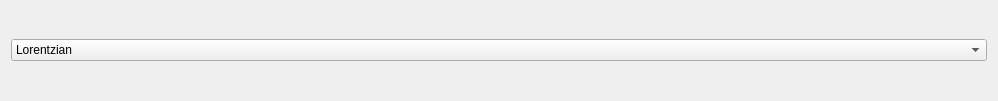
<?xml version="1.0" encoding="UTF-8"?>
<ui version="4.0">
 <class>Form</class>
 <widget class="QWidget" name="Form">
  <property name="geometry">
   <rect>
    <x>0</x>
    <y>0</y>
    <width>998</width>
    <height>101</height>
   </rect>
  </property>
  <property name="windowTitle">
   <string>Fit Parameters</string>
  </property>
  <layout class="QGridLayout" name="gridLayout">
   <item row="1" column="0">
    <widget class="QComboBox" name="model_type">
     <item>
      <property name="text">
       <string>Lorentzian</string>
      </property>
     </item>
     <item>
      <property name="text">
       <string>Gaussian</string>
      </property>
     </item>
     <item>
      <property name="text">
       <string>Double Gaussian</string>
      </property>
     </item>
     <item>
      <property name="text">
       <string>Rabi Oscillation</string>
      </property>
     </item>
     <item>
      <property name="text">
       <string>CQED reflection</string>
      </property>
     </item>
    </widget>
   </item>
  </layout>
 </widget>
 <resources/>
 <connections/>
</ui>
